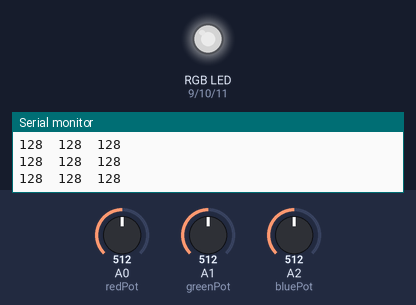
Simulated run of this sketch. Board: Arduino Uno, built with avr-gcc and run on an emulated ATmega328P. Parts: an RGB LED mixed from three pins (HIGH = lit), the last lines printed to the serial monitor. The test bench sets the inputs (shaded band); at power-on: A0 (redPot) = 512, A1 (greenPot) = 512, A2 (bluePot) = 512. Dim RGB values are drawn brighter than linear.

Above: at 1.2 s.
1.3 s: A0 (redPot) set to 716
At 1.7 s:
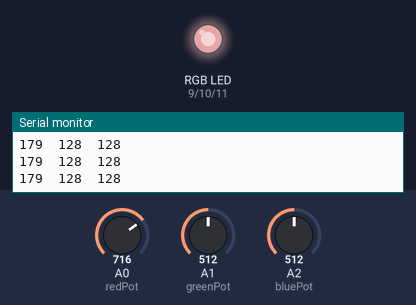
2.8 s: A1 (greenPot) set to 716
At 4.0 s:
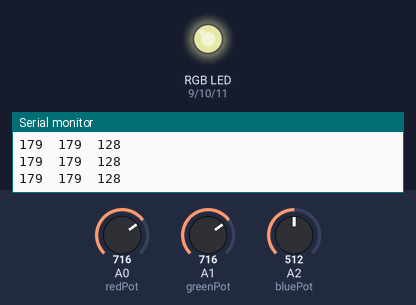
4.3 s: A2 (bluePot) set to 716
At 5.1 s:
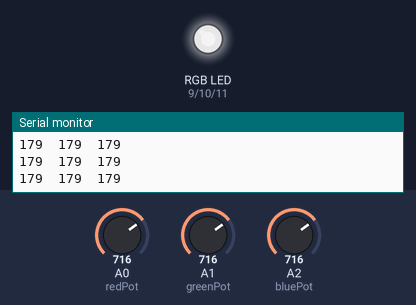
5.8 s: A0 (redPot) set to 900
At 6.3 s:
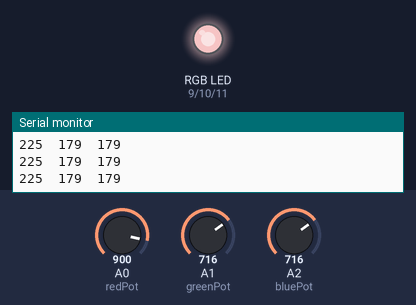
7.3 s: A1 (greenPot) set to 900
At 8.5 s:
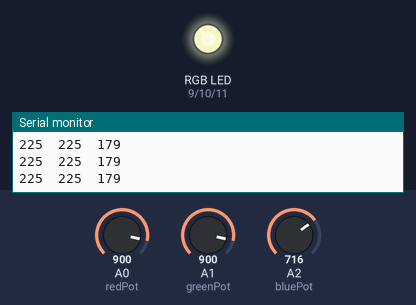
8.8 s: A2 (bluePot) set to 900
At 9.7 s:
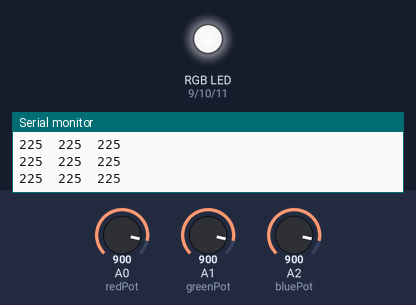
Timing chart, 0 to 11.3 s (numbered marks = the images above; inputs shaded):
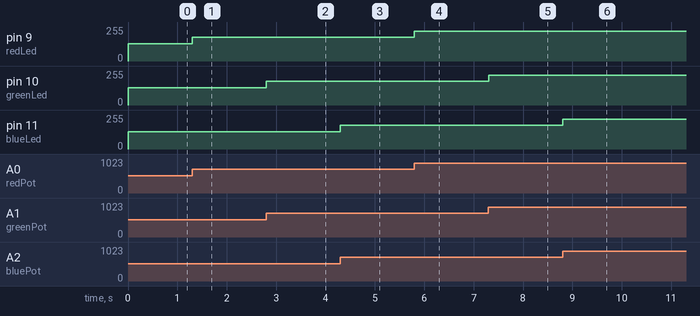

Measured:
- after the input at 1.3 s, pin 9 (redLed): 128/255 → 179/255 at once
- after the input at 2.8 s, pin 10 (greenLed): 128/255 → 179/255 at once
- after the input at 4.3 s, pin 11 (blueLed): 128/255 → 179/255 at once
- after the input at 5.8 s, pin 9 (redLed): 179/255 → 225/255 at once
- after the input at 7.3 s, pin 10 (greenLed): 179/255 → 225/255 at once
- after the input at 8.8 s, pin 11 (blueLed): 179/255 → 225/255 at once

The sketch:

HOMEWORKsketch_nov06a.ino
```cpp
int redLed=9;
int greenLed=10;
int blueLed=11;
int redPot=A0;
int greenPot=A1;
int bluePot=A2;
int redVal=0;
int greenVal=0;
int blueVal=0;


void setup() {
  // put your setup code here, to run once:
Serial.begin(9600);
pinMode(redLed,OUTPUT);
pinMode(greenLed,OUTPUT);
pinMode(blueLed,OUTPUT);
pinMode(redPot,INPUT);
pinMode(greenPot,INPUT);
pinMode(bluePot,INPUT);
}

void loop() {
  // put your main code here, to run repeatedly:
redVal=analogRead(redPot);
greenVal=analogRead(greenPot);
blueVal=analogRead(bluePot);

colour(redVal/4,greenVal/4,blueVal/4);
Serial.print(redVal/4); Serial.print("  "); Serial.print(greenVal/4); Serial.print("  "); Serial.print(blueVal/4); Serial.print("\n");


}

void colour(int red, int green, int blue)
{
 analogWrite(redLed,red);
 analogWrite(greenLed,green);
 analogWrite(blueLed,blue);
 }
```
